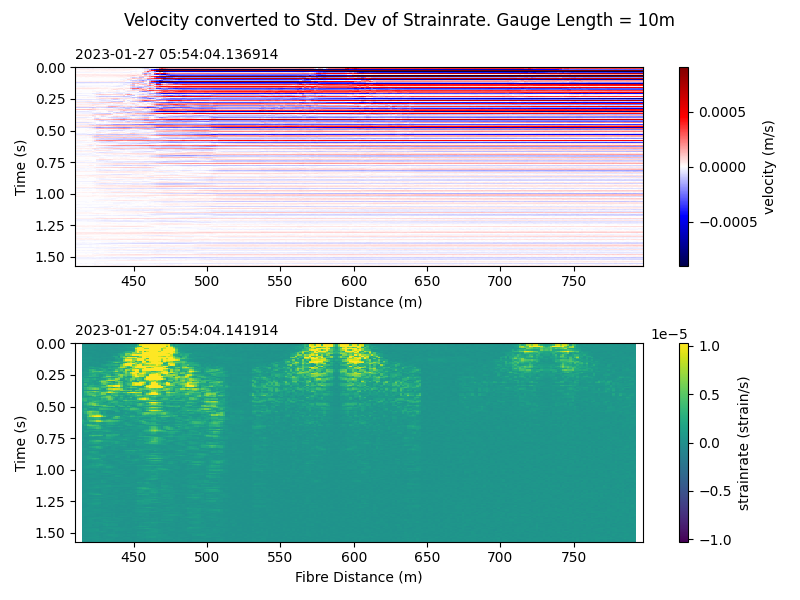

Source code (Python):
"""Example for loading + plotting Standard Deviation of Terra15 Treble .hdf5 data."""

### Set parameters ###############################################################

# Define the location of the .hdf5 file
hdf_file = "../sample_data/example_triggered_shot.hdf5"
# Define the gauge length
gauge_length = 10  # (meters)
# Define time over which to calculate standard deviation summary data
t_sdev = 0.01 # (s)

##########################################################################################

import h5py
from datetime import datetime
import numpy as np
import matplotlib.pyplot as plt


def load_hdf_slice(filepath, t_start=None, t_duration=None, x_start=None, x_stop=None, info=True):
    """
        Loads data and metadata from .hdf5 file. Optionally slices data in time and space.

        Args:
            file_path: hdf5 file path.
            t_start: Time from start of data to begin slice (s)
            t_duration: Length of desired data slice (s)
            x_start: Start fibre distance from front of Treble (m)
            x_stop: Stop fibre distance from front of Treble (m)

        Returns:
            data: Sliced data array.
            metadata: Attributes of hdf file.
            timestamps: Sliced timestamp vector.
            distances: Sliced distance vector.

        """
    print(f"Loading: {filepath}")

    with h5py.File(filepath, "r") as f:
        md = dict(f.attrs)
        dt = md["dt_computer"]
        dx = md["dx"]

        # Accesses full data but does not load into memory
        data = f["data_product"]["data"]
        if "gps_time" in f["data_product"].keys():
            t = f["data_product"]["gps_time"]
        else:
            print("Using Computer Time, either because no GPS data was recorded or this is a re-saved dataset.")
            t = f["data_product"]["posix_time"]
        x = np.arange(md["nx"]) * md["dx"] + md["sensing_range_start"]

        if info is True:
            # Prints dimensions of full data
            print("Full Dataset Properties:")
            print(f"    Data Shape:         {data.shape}")
            print(f"    t_end - t_start:    {t[-1]-t[0]:.8f} s")
            print(f"    nt * dt_computer:   {t.shape[0] * dt}")
            print(f"    Timestamps:         [{t[0]:.2f} : {t[-1]:.2f}] ({t[-1] - t[0]:.2f}s)")
            print(f"    Times (UTC):        [{datetime.utcfromtimestamp(t[0])} : {datetime.utcfromtimestamp(t[-1])}]")
            print(f"    Distance:           [{x[0]:.1f} : {x[-1]:.1f}] m")

        # Calculates slice boundaries in samples
        if t_start:
            t1 = int(t_start / dt)
        else:
            t1 = 0
        if t_duration:
            t2 = t1 + int(t_duration / dt)
            # Enforces limit on end of data.
            if t2 > len(t):
                t2 = len(t)
        else:
            t2 = None

        if x_start:
            x1 = int((x_start-md["sensing_range_start"])/dx)
        else:
            x1 = None
        if x_stop:
            x2 = int((x_stop-md["sensing_range_start"])/dx)
        else:
            x2 = None

        # Slices data in space and time.
        # Only the SLICE of data is loaded into memory
        data = data[t1:t2, x1:x2]
        t = t[t1:t2]
        x = x[x1:x2]

        if info is True:
            # Prints dimensions of sliced output data
            print("Loading data slice:")
            print(f"    Data Shape:         {data.shape}")
            print(f"    t_end - t_start:    {t[-1]-t[0]:.8f} s")
            print(f"    nt * dt_computer:   {t.shape[0] * dt}")
            print(f"    Timestamps:         [{t[0]:.2f} : {t[-1]:.2f}] ({t[-1] - t[0]:.2f}s)")
            print(f"    Times (UTC):        [{datetime.utcfromtimestamp(t[0])} : {datetime.utcfromtimestamp(t[-1])}]")
            print(f"    Distance:           [{x[0]:.1f} : {x[-1]:.1f}] m")
        return data, md, t, x


def convert_velocity_to_strainrate(data, gauge_length_m, dx):
    gauge_samples = int(round(gauge_length_m / dx))
    return (data[:, gauge_samples:] - data[:, :-gauge_samples]) / (gauge_samples * dx)


def correct_gauge_length_offset(x_vector, gauge_length):
    """Compensate for distance shift of data caused by gauge_length calculation."""
    # crops end of x_vector by gauge length
    dx = x_vector[1] - x_vector[0]
    gauge_samples = int(round(gauge_length / dx))
    gauge_length = gauge_samples * dx
    x_correct = x_vector[:-gauge_samples]

    # compensates for GL/2 signal offset
    x_correct = x_correct + gauge_length / 2
    return x_correct


def calculate_sdev_records(data_array, t, t_sdev):
    """
        Calculates standard deviation over time sections of 2d array.
        Args:
            data_array: 2d data array
            t: Time array corresponding to input data
            t_sdev: Time per RMS section

        Returns:
            sdev_array: Sdev Data
            t_new: Subsampled time vector corresponding to sdev_array
        """
    # calculates new index
    dt = np.mean(np.diff(t))
    nt, nx = data_array.shape
    sdev_samples = int(np.ceil(t_sdev / dt))
    index = np.arange(0, nt, sdev_samples)

    # processes data in sections
    sdev_array = np.zeros((len(index), nx))
    for i, k in enumerate(index):
        data_section = data_array[k: k + sdev_samples]
        sdev_array[i] = np.std(data_section, axis=0)

    # compensates for time shift caused by sectioning data
    t_new = t[index] + t_sdev / 2
    return sdev_array, t_new


def plot_data(data, t, x, title=None, units=None, axis=None, cmap="gray"):
    t_start = datetime.utcfromtimestamp(t[0])
    t_rel = t - t[0]

    if axis is not None:
        plt.sca(axis)
    else:
        plt.figure(figsize=(8, 6))

    if title is not None:
        plt.suptitle(title, fontsize=12)

    plt.title(f"UTC {t_start}", loc="left", fontsize=10)

    plt.imshow(
        data,
        aspect="auto",
        cmap=cmap,
        extent=(x[0], x[-1], t_rel[-1], t_rel[0]),
        vmin=-4 * np.std(data),
        vmax=4 * np.std(data),
        interpolation="none"
    )

    cbar = plt.colorbar()
    if units is not None:
        cbar.set_label(units)

    plt.xlabel("Fibre Distance (m)")
    plt.ylabel("Time (s)")
    plt.tight_layout()


# Read data, cropped from 0.5 seconds into the file until 2 seconds in
# and only between locations 0 - 900 meters.
velocity_data, metadata, t, x = load_hdf_slice(
    hdf_file,
    t_start=0.5,
    t_duration=2,
    x_start=0,
    x_stop=900
)

# convert velocity data to strainrate, using a custom gauge_length
strainrate_data = convert_velocity_to_strainrate(velocity_data, gauge_length, metadata['dx'])
x_strainrate = correct_gauge_length_offset(x, gauge_length)

# calculate std deviation of strainrate, in <t_sdev>-second-long sections
sdev_data, t_new = calculate_sdev_records(strainrate_data, t, t_sdev)

# create figure
plt.figure(figsize=(8,6))
plt.suptitle(hdf_file)

# plots both data types on the same plot
ax1 = plt.subplot(211)
plot_data(
    velocity_data, t, x,
    title="Velocity Data",
    axis=ax1,
    cmap="seismic",
    units="velocity (m/s)"
)

ax2 = plt.subplot(212, sharex=ax1, sharey=ax1)
plot_data(
    sdev_data, t_new, x_strainrate,
    title=f"Velocity converted to Std. Dev of Strainrate. Gauge Length = {gauge_length}m",
    axis=ax2,
    cmap="viridis",
    units="strainrate (strain/s)"
)
plt.xlim(x[0], x[-1])

plt.tight_layout()
plt.savefig("plot_hdf5_sdev.png")
plt.show()